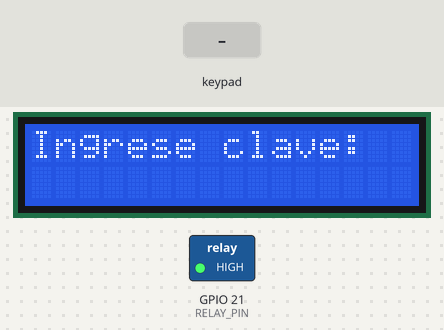
Simulated run of this program. Board: Raspberry Pi (BCM pin numbers). On the bench: 16×2 character LCD, switched loads named in the program (green lamp = pin HIGH). The test bench sets the inputs (shaded band). Pins used as bus, display or sensor lines are not drawn.

Above: at 1.2 s.
1.3 s: keypad keys 1 2 3 4 # pressed 0.4 s apart
At 3.6 s:
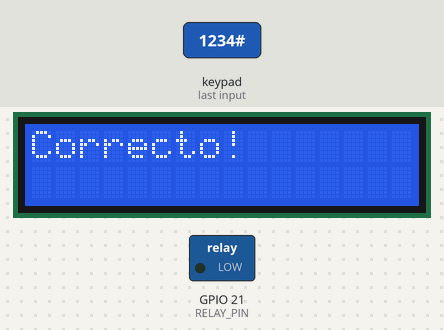
4.8 s: key '#' pressed
At 6.6 s:
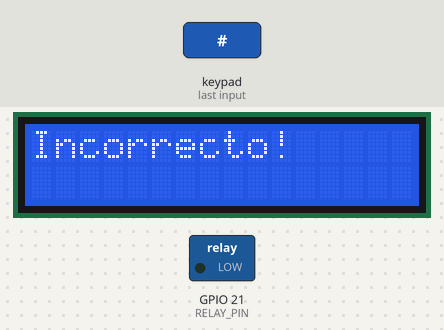
7.8 s: key '1' pressed
At 9.1 s:
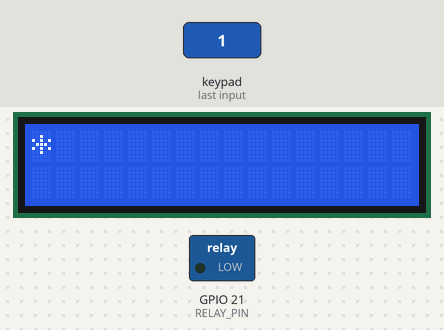
9.4 s: keypad keys 1 2 3 4 pressed 0.4 s apart
At 11.6 s:
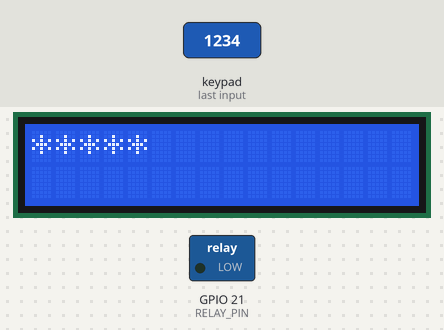
12.5 s: keypad keys 1 2 3 4 * pressed 0.4 s apart
At 12.86 s:
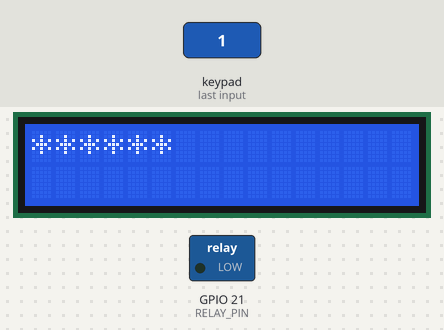
Timing chart, 0 to 15.5 s (numbered marks = the images above; inputs shaded):
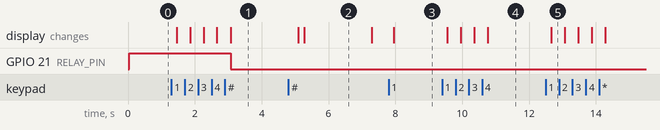

The program:

num_keyboard_password.py
```python
import lgpio
import time
from RPLCD.i2c import CharLCD

# ----------------------------
# CONFIG LCD I2C
# ----------------------------
I2C_ADDR = 0x27  # Dirección del módulo I2C del LCD
lcd = CharLCD('PCF8574', I2C_ADDR, port=1, cols=16, rows=2)

# ----------------------------
# CONFIG TECLADO 3x4
# ----------------------------
KEYPAD = [
    ["1", "2", "3"],
    ["4", "5", "6"],
    ["7", "8", "9"],
    ["*", "0", "#"]
]

# Pines BCM
ROW_PINS = [17, 27, 22, 5]  # Filas
COL_PINS = [6, 13, 19]      # Columnas
RELAY_PIN = 21              # Pin de control del relé

# Contraseña
PASSWORD = "1234"
input_buffer = ""

# Estado del relé (True = cerrado, False = abierto)
relay_state = True  # Arranca cerrado

# ----------------------------
# INICIALIZAR GPIO con lgpio
# ----------------------------
h = lgpio.gpiochip_open(0)

# Filas como salidas (apagadas inicialmente)
for r in ROW_PINS:
    lgpio.gpio_claim_output(h, r)
    lgpio.gpio_write(h, r, 1)

# Columnas como entradas con pull-up
for c in COL_PINS:
    lgpio.gpio_claim_input(h, c, lgpio.SET_PULL_UP)

# Relé como salida
lgpio.gpio_claim_output(h, RELAY_PIN)
lgpio.gpio_write(h, RELAY_PIN, 1 if relay_state else 0)  # Cerrar relé al inicio

# ----------------------------
# FUNCIONES
# ----------------------------
def scan_keypad():
    """Escanea el teclado y devuelve la tecla presionada o None."""
    for i, row in enumerate(ROW_PINS):
        lgpio.gpio_write(h, row, 0)
        for j, col in enumerate(COL_PINS):
            if lgpio.gpio_read(h, col) == 0:
                time.sleep(0.02)  # antirrebote
                while lgpio.gpio_read(h, col) == 0:
                    pass
                lgpio.gpio_write(h, row, 1)
                return KEYPAD[i][j]
        lgpio.gpio_write(h, row, 1)
    return None

def toggle_relay():
    """Invierte el estado del relé."""
    global relay_state
    relay_state = not relay_state
    lgpio.gpio_write(h, RELAY_PIN, 1 if relay_state else 0)

def process_key(key):
    global input_buffer
    if key == "#":  # Confirmar
        lcd.clear()
        if input_buffer == PASSWORD:
            lcd.write_string("Correcto!")
            toggle_relay()
        else:
            lcd.write_string("Incorrecto!")
        time.sleep(2)
        lcd.clear()
        lcd.write_string("Ingrese clave:")
        input_buffer = ""
    elif key == "*":  # Borrar
        input_buffer = ""
        lcd.clear()
        lcd.write_string("Ingrese clave:")
    else:
        input_buffer += key
        lcd.clear()
        lcd.write_string("*" * len(input_buffer))

# ----------------------------
# LOOP PRINCIPAL
# ----------------------------
try:
    lcd.clear()
    lcd.write_string("Ingrese clave:")
    while True:
        k = scan_keypad()
        if k:
            process_key(k)
        time.sleep(0.1)
except KeyboardInterrupt:
    print("\nSaliendo...")
finally:
    lgpio.gpiochip_close(h)
    lcd.clear()
```

Measured:
- after the input at 1.3 s, GPIO 21 (RELAY_PIN): HIGH → LOW after 1.8 s; the display: first changes after 0.16 s (image 1 shows a later state)
- after the input at 4.8 s, the display: first differs from a run without the input after 0.47 s (image 2)
- after the input at 7.8 s, the display: changes after 0.16 s (image 3)
- after the input at 9.4 s, the display: first changes after 0.16 s (image 4 shows a later state)
- after the input at 12.5 s, the display: changes after 0.16 s (image 5)
- what the display in image 2 shows lasts 2.0 s, from 5.3 s to 7.3 s
